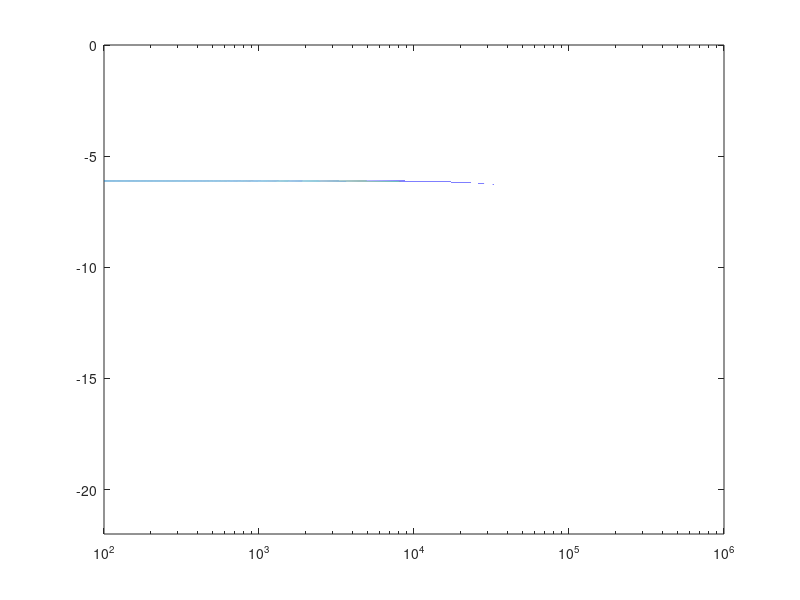

Write MATLAB code to recreate this figure.
%Define Variables 
R2 = 20050;
R3 = 19607.84314;
C4 = 95*10^-12;
f = [100, 500, 1000, 5000, 10000, 50000, 100000, 500000, 1000000];

%Convert to w (angular frequency) in rad/sec
w = (2*pi()).*f;

%Define magnitude of Gain
g =((((R3*(R2+R3))./((w.*(C4*R2*R3)).^2 +((R2+R3)^2))).^2)    +    (((R3*(w.*(C4*R2*R3)))./((w.*(C4*R2*R3)).^2+((R2+R3)^2))).^2)).^0.5;

%Convert to magnitude of Gain in dB
g = 20*log10(g)


%BONUS FOR VISUALIZATION
%Convert to w (angular frequency) in rad/sec
f = 100:1000000; %redefined for plotting
w = (2*pi()).*f;

%Define magnitude of Gain
g =((((R3*(R2+R3))./((w.*(C4*R2*R3)).^2 +((R2+R3)^2))).^2)    +    (((R3*(w.*(C4*R2*R3)))./((w.*(C4*R2*R3)).^2+((R2+R3)^2))).^2)).^0.5;

%Convert to magnitude of Gain in dB
g = 20*log10(g);

semilogx(f,g);
ylim([-22, 0]);
